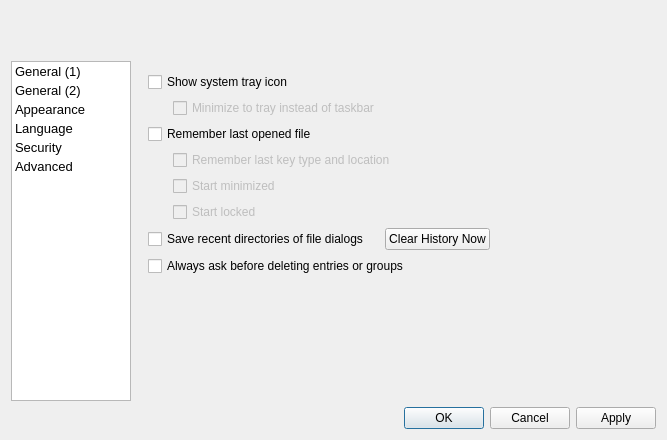
<?xml version="1.0" encoding="UTF-8"?>
<ui version="4.0">
 <class>SettingsDialog</class>
 <widget class="QDialog" name="SettingsDialog">
  <property name="geometry">
   <rect>
    <x>0</x>
    <y>0</y>
    <width>667</width>
    <height>440</height>
   </rect>
  </property>
  <property name="windowTitle">
   <string>Settings</string>
  </property>
  <property name="modal">
   <bool>true</bool>
  </property>
  <layout class="QVBoxLayout">
   <property name="spacing">
    <number>6</number>
   </property>
   <item>
    <spacer>
     <property name="orientation">
      <enum>Qt::Vertical</enum>
     </property>
     <property name="sizeType">
      <enum>QSizePolicy::Fixed</enum>
     </property>
     <property name="sizeHint" stdset="0">
      <size>
       <width>20</width>
       <height>50</height>
      </size>
     </property>
    </spacer>
   </item>
   <item>
    <layout class="QHBoxLayout" name="horizontalLayout">
     <item>
      <widget class="QListWidget" name="listWidget">
       <property name="sizePolicy">
        <sizepolicy hsizetype="Fixed" vsizetype="Expanding">
         <horstretch>0</horstretch>
         <verstretch>0</verstretch>
        </sizepolicy>
       </property>
       <property name="maximumSize">
        <size>
         <width>120</width>
         <height>16777215</height>
        </size>
       </property>
       <property name="font">
        <font>
         <pointsize>10</pointsize>
        </font>
       </property>
       <property name="styleSheet">
        <string notr="true">QListView {
	show-decoration-selected: 1;
}

QListView::item {
	margin-top: 2px;
	margin-bottom: 2px;
}</string>
       </property>
       <property name="selectionBehavior">
        <enum>QAbstractItemView::SelectRows</enum>
       </property>
       <item>
        <property name="text">
         <string>General (1)</string>
        </property>
       </item>
       <item>
        <property name="text">
         <string>General (2)</string>
        </property>
       </item>
       <item>
        <property name="text">
         <string>Appearance</string>
        </property>
       </item>
       <item>
        <property name="text">
         <string>Language</string>
        </property>
       </item>
       <item>
        <property name="text">
         <string>Security</string>
        </property>
       </item>
       <item>
        <property name="text">
         <string>Advanced</string>
        </property>
       </item>
      </widget>
     </item>
     <item>
      <widget class="QStackedWidget" name="stackedWidget">
       <property name="currentIndex">
        <number>0</number>
       </property>
       <widget class="QWidget" name="pageGeneral1">
        <layout class="QVBoxLayout" name="verticalLayout">
         <item>
          <widget class="QCheckBox" name="CheckBox_ShowSysTrayIcon">
           <property name="text">
            <string>Show system tray icon</string>
           </property>
          </widget>
         </item>
         <item>
          <layout class="QHBoxLayout" name="_16">
           <item>
            <spacer>
             <property name="orientation">
              <enum>Qt::Horizontal</enum>
             </property>
             <property name="sizeType">
              <enum>QSizePolicy::Fixed</enum>
             </property>
             <property name="sizeHint" stdset="0">
              <size>
               <width>25</width>
               <height>10</height>
              </size>
             </property>
            </spacer>
           </item>
           <item>
            <widget class="QCheckBox" name="CheckBox_MinimizeTray">
             <property name="enabled">
              <bool>false</bool>
             </property>
             <property name="text">
              <string>Minimize to tray instead of taskbar</string>
             </property>
            </widget>
           </item>
          </layout>
         </item>
         <item>
          <layout class="QVBoxLayout" name="_18">
           <item>
            <widget class="QCheckBox" name="CheckBox_OpenLast">
             <property name="text">
              <string>Remember last opened file</string>
             </property>
            </widget>
           </item>
           <item>
            <layout class="QHBoxLayout" name="_19">
             <item>
              <spacer>
               <property name="orientation">
                <enum>Qt::Horizontal</enum>
               </property>
               <property name="sizeType">
                <enum>QSizePolicy::Fixed</enum>
               </property>
               <property name="sizeHint" stdset="0">
                <size>
                 <width>25</width>
                 <height>10</height>
                </size>
               </property>
              </spacer>
             </item>
             <item>
              <widget class="QCheckBox" name="CheckBox_RememberLastKey">
               <property name="enabled">
                <bool>false</bool>
               </property>
               <property name="text">
                <string>Remember last key type and location</string>
               </property>
              </widget>
             </item>
            </layout>
           </item>
           <item>
            <layout class="QHBoxLayout" name="_20">
             <item>
              <spacer>
               <property name="orientation">
                <enum>Qt::Horizontal</enum>
               </property>
               <property name="sizeType">
                <enum>QSizePolicy::Fixed</enum>
               </property>
               <property name="sizeHint" stdset="0">
                <size>
                 <width>25</width>
                 <height>10</height>
                </size>
               </property>
              </spacer>
             </item>
             <item>
              <widget class="QCheckBox" name="CheckBox_StartMinimized">
               <property name="enabled">
                <bool>false</bool>
               </property>
               <property name="text">
                <string>Start minimized</string>
               </property>
              </widget>
             </item>
            </layout>
           </item>
           <item>
            <layout class="QHBoxLayout" name="_21">
             <item>
              <spacer>
               <property name="orientation">
                <enum>Qt::Horizontal</enum>
               </property>
               <property name="sizeType">
                <enum>QSizePolicy::Fixed</enum>
               </property>
               <property name="sizeHint" stdset="0">
                <size>
                 <width>25</width>
                 <height>10</height>
                </size>
               </property>
              </spacer>
             </item>
             <item>
              <widget class="QCheckBox" name="CheckBox_StartLocked">
               <property name="enabled">
                <bool>false</bool>
               </property>
               <property name="text">
                <string>Start locked</string>
               </property>
              </widget>
             </item>
            </layout>
           </item>
          </layout>
         </item>
         <item>
          <layout class="QHBoxLayout" name="_22">
           <property name="spacing">
            <number>6</number>
           </property>
           <item>
            <widget class="QCheckBox" name="checkBox_SaveFileDlgHistory">
             <property name="text">
              <string>Save recent directories of file dialogs</string>
             </property>
            </widget>
           </item>
           <item>
            <spacer>
             <property name="orientation">
              <enum>Qt::Horizontal</enum>
             </property>
             <property name="sizeType">
              <enum>QSizePolicy::Fixed</enum>
             </property>
             <property name="sizeHint" stdset="0">
              <size>
               <width>10</width>
               <height>20</height>
              </size>
             </property>
            </spacer>
           </item>
           <item>
            <widget class="QPushButton" name="Button_ClearFileDlgHistory">
             <property name="text">
              <string>Clear History Now</string>
             </property>
            </widget>
           </item>
           <item>
            <spacer>
             <property name="orientation">
              <enum>Qt::Horizontal</enum>
             </property>
             <property name="sizeHint" stdset="0">
              <size>
               <width>40</width>
               <height>20</height>
              </size>
             </property>
            </spacer>
           </item>
          </layout>
         </item>
         <item>
          <widget class="QCheckBox" name="checkBox_AskBeforeDelete">
           <property name="text">
            <string>Always ask before deleting entries or groups</string>
           </property>
          </widget>
         </item>
         <item>
          <spacer>
           <property name="orientation">
            <enum>Qt::Vertical</enum>
           </property>
           <property name="sizeHint" stdset="0">
            <size>
             <width>1</width>
             <height>1</height>
            </size>
           </property>
          </spacer>
         </item>
        </layout>
       </widget>
       <widget class="QWidget" name="pageGeneral2">
        <layout class="QVBoxLayout" name="verticalLayout_2">
         <item>
          <widget class="QCheckBox" name="CheckBox_Backup">
           <property name="text">
            <string>Save backups of modified entries into the 'Backup' group</string>
           </property>
          </widget>
         </item>
         <item>
          <layout class="QHBoxLayout" name="horizontalLayout_2">
           <item>
            <spacer>
             <property name="orientation">
              <enum>Qt::Horizontal</enum>
             </property>
             <property name="sizeType">
              <enum>QSizePolicy::Fixed</enum>
             </property>
             <property name="sizeHint" stdset="0">
              <size>
               <width>25</width>
               <height>10</height>
              </size>
             </property>
            </spacer>
           </item>
           <item>
            <widget class="QCheckBox" name="CheckBox_BackupDelete">
             <property name="enabled">
              <bool>false</bool>
             </property>
             <property name="text">
              <string>Delete backup entries older than:</string>
             </property>
            </widget>
           </item>
           <item>
            <widget class="QSpinBox" name="SpinBox_BackupDeleteAfter">
             <property name="enabled">
              <bool>false</bool>
             </property>
             <property name="sizePolicy">
              <sizepolicy hsizetype="Fixed" vsizetype="Fixed">
               <horstretch>0</horstretch>
               <verstretch>0</verstretch>
              </sizepolicy>
             </property>
             <property name="minimum">
              <number>1</number>
             </property>
             <property name="maximum">
              <number>999</number>
             </property>
            </widget>
           </item>
           <item>
            <widget class="QLabel" name="label">
             <property name="text">
              <string>days</string>
             </property>
            </widget>
           </item>
          </layout>
         </item>
         <item>
          <widget class="QCheckBox" name="CheckBox_AutoSave">
           <property name="text">
            <string>Automatically save database on exit and workspace locking</string>
           </property>
          </widget>
         </item>
         <item>
          <widget class="QCheckBox" name="CheckBox_AutoSaveChange">
           <property name="text">
            <string>Automatically save database after every change</string>
           </property>
          </widget>
         </item>
         <item>
          <spacer name="verticalSpacer">
           <property name="orientation">
            <enum>Qt::Vertical</enum>
           </property>
           <property name="sizeHint" stdset="0">
            <size>
             <width>1</width>
             <height>1</height>
            </size>
           </property>
          </spacer>
         </item>
        </layout>
       </widget>
       <widget class="QWidget" name="pageAppearance">
        <layout class="QVBoxLayout" name="verticalLayout_3">
         <item>
          <widget class="QGroupBox" name="groupBox1">
           <property name="title">
            <string>Banner Color</string>
           </property>
           <layout class="QVBoxLayout" name="_23">
            <property name="spacing">
             <number>6</number>
            </property>
            <item>
             <layout class="QGridLayout" name="_24">
              <property name="spacing">
               <number>6</number>
              </property>
              <item row="1" column="0">
               <widget class="QLabel" name="textLabel2_2">
                <property name="text">
                 <string>Text Color:</string>
                </property>
               </widget>
              </item>
              <item row="0" column="3">
               <spacer>
                <property name="orientation">
                 <enum>Qt::Horizontal</enum>
                </property>
                <property name="sizeType">
                 <enum>QSizePolicy::Fixed</enum>
                </property>
                <property name="sizeHint" stdset="0">
                 <size>
                  <width>40</width>
                  <height>20</height>
                 </size>
                </property>
               </spacer>
              </item>
              <item row="1" column="2">
               <widget class="QPushButton" name="ButtonTextColor">
                <property name="sizePolicy">
                 <sizepolicy hsizetype="Maximum" vsizetype="Fixed">
                  <horstretch>0</horstretch>
                  <verstretch>0</verstretch>
                 </sizepolicy>
                </property>
                <property name="minimumSize">
                 <size>
                  <width>0</width>
                  <height>23</height>
                 </size>
                </property>
                <property name="maximumSize">
                 <size>
                  <width>16777215</width>
                  <height>23</height>
                 </size>
                </property>
                <property name="text">
                 <string>Change...</string>
                </property>
               </widget>
              </item>
              <item row="0" column="4">
               <widget class="QLabel" name="textLabel3">
                <property name="sizePolicy">
                 <sizepolicy hsizetype="Maximum" vsizetype="Preferred">
                  <horstretch>0</horstretch>
                  <verstretch>0</verstretch>
                 </sizepolicy>
                </property>
                <property name="text">
                 <string>Color 2:</string>
                </property>
               </widget>
              </item>
              <item row="0" column="1">
               <widget class="QLabel" name="pixmColor1">
                <property name="sizePolicy">
                 <sizepolicy hsizetype="Maximum" vsizetype="Fixed">
                  <horstretch>0</horstretch>
                  <verstretch>0</verstretch>
                 </sizepolicy>
                </property>
                <property name="minimumSize">
                 <size>
                  <width>23</width>
                  <height>23</height>
                 </size>
                </property>
                <property name="maximumSize">
                 <size>
                  <width>23</width>
                  <height>23</height>
                 </size>
                </property>
                <property name="text">
                 <string/>
                </property>
               </widget>
              </item>
              <item row="1" column="1">
               <widget class="QLabel" name="pixmTextColor">
                <property name="sizePolicy">
                 <sizepolicy hsizetype="Maximum" vsizetype="Fixed">
                  <horstretch>0</horstretch>
                  <verstretch>0</verstretch>
                 </sizepolicy>
                </property>
                <property name="minimumSize">
                 <size>
                  <width>23</width>
                  <height>23</height>
                 </size>
                </property>
                <property name="maximumSize">
                 <size>
                  <width>23</width>
                  <height>23</height>
                 </size>
                </property>
                <property name="scaledContents">
                 <bool>true</bool>
                </property>
               </widget>
              </item>
              <item row="0" column="6">
               <widget class="QPushButton" name="ButtonColor2">
                <property name="sizePolicy">
                 <sizepolicy hsizetype="Maximum" vsizetype="Fixed">
                  <horstretch>0</horstretch>
                  <verstretch>0</verstretch>
                 </sizepolicy>
                </property>
                <property name="minimumSize">
                 <size>
                  <width>0</width>
                  <height>23</height>
                 </size>
                </property>
                <property name="maximumSize">
                 <size>
                  <width>16777215</width>
                  <height>23</height>
                 </size>
                </property>
                <property name="text">
                 <string>Change...</string>
                </property>
               </widget>
              </item>
              <item row="0" column="5">
               <widget class="QLabel" name="pixmColor2">
                <property name="sizePolicy">
                 <sizepolicy hsizetype="Maximum" vsizetype="Fixed">
                  <horstretch>0</horstretch>
                  <verstretch>0</verstretch>
                 </sizepolicy>
                </property>
                <property name="minimumSize">
                 <size>
                  <width>23</width>
                  <height>23</height>
                 </size>
                </property>
                <property name="maximumSize">
                 <size>
                  <width>23</width>
                  <height>23</height>
                 </size>
                </property>
                <property name="scaledContents">
                 <bool>true</bool>
                </property>
               </widget>
              </item>
              <item row="0" column="2">
               <widget class="QPushButton" name="ButtonColor1">
                <property name="sizePolicy">
                 <sizepolicy hsizetype="Maximum" vsizetype="Fixed">
                  <horstretch>0</horstretch>
                  <verstretch>0</verstretch>
                 </sizepolicy>
                </property>
                <property name="minimumSize">
                 <size>
                  <width>0</width>
                  <height>23</height>
                 </size>
                </property>
                <property name="maximumSize">
                 <size>
                  <width>16777215</width>
                  <height>23</height>
                 </size>
                </property>
                <property name="text">
                 <string>C&amp;hange...</string>
                </property>
               </widget>
              </item>
              <item row="0" column="0">
               <widget class="QLabel" name="textLabel1_2">
                <property name="sizePolicy">
                 <sizepolicy hsizetype="Maximum" vsizetype="Preferred">
                  <horstretch>0</horstretch>
                  <verstretch>0</verstretch>
                 </sizepolicy>
                </property>
                <property name="text">
                 <string>Color 1:</string>
                </property>
               </widget>
              </item>
              <item row="0" column="7">
               <spacer>
                <property name="orientation">
                 <enum>Qt::Horizontal</enum>
                </property>
                <property name="sizeType">
                 <enum>QSizePolicy::Minimum</enum>
                </property>
                <property name="sizeHint" stdset="0">
                 <size>
                  <width>40</width>
                  <height>20</height>
                 </size>
                </property>
               </spacer>
              </item>
             </layout>
            </item>
           </layout>
          </widget>
         </item>
         <item>
          <widget class="QCheckBox" name="CheckBox_AlwaysOnTop">
           <property name="text">
            <string>Show window always on top</string>
           </property>
          </widget>
         </item>
         <item>
          <widget class="QCheckBox" name="CheckBox_AlternatingRowColors">
           <property name="text">
            <string>Alternating Row Colors</string>
           </property>
          </widget>
         </item>
         <item>
          <layout class="QHBoxLayout" name="_25">
           <property name="spacing">
            <number>6</number>
           </property>
           <item>
            <widget class="QPushButton" name="Button_CustomizeEntryDetails">
             <property name="text">
              <string>Customize Entry Detail View...</string>
             </property>
            </widget>
           </item>
           <item>
            <spacer>
             <property name="orientation">
              <enum>Qt::Horizontal</enum>
             </property>
             <property name="sizeHint" stdset="0">
              <size>
               <width>40</width>
               <height>20</height>
              </size>
             </property>
            </spacer>
           </item>
          </layout>
         </item>
         <item>
          <layout class="QHBoxLayout" name="_26">
           <item>
            <layout class="QGridLayout" name="_27">
             <property name="spacing">
              <number>6</number>
             </property>
             <item row="0" column="0">
              <widget class="QLabel" name="label_3">
               <property name="text">
                <string>Group tree at start-up:</string>
               </property>
              </widget>
             </item>
             <item row="0" column="1">
              <widget class="QRadioButton" name="Radio_GroupTreeRestore">
               <property name="text">
                <string>Restore last state</string>
               </property>
              </widget>
             </item>
             <item row="1" column="1">
              <widget class="QRadioButton" name="Radio_GroupTreeExpand">
               <property name="text">
                <string>Expand all items</string>
               </property>
              </widget>
             </item>
             <item row="2" column="1">
              <widget class="QRadioButton" name="Radio_GroupTreeDoNothing">
               <property name="text">
                <string>Do not expand any item</string>
               </property>
              </widget>
             </item>
            </layout>
           </item>
           <item>
            <spacer>
             <property name="orientation">
              <enum>Qt::Horizontal</enum>
             </property>
             <property name="sizeHint" stdset="0">
              <size>
               <width>40</width>
               <height>20</height>
              </size>
             </property>
            </spacer>
           </item>
          </layout>
         </item>
         <item>
          <spacer name="spacer_2">
           <property name="orientation">
            <enum>Qt::Vertical</enum>
           </property>
           <property name="sizeHint" stdset="0">
            <size>
             <width>1</width>
             <height>1</height>
            </size>
           </property>
          </spacer>
         </item>
        </layout>
       </widget>
       <widget class="QWidget" name="pageLanguage">
        <layout class="QVBoxLayout" name="verticalLayout_8">
         <item>
          <layout class="QHBoxLayout" name="horizontalLayout_3">
           <item>
            <widget class="QListWidget" name="listSelectLanguage">
             <property name="selectionBehavior">
              <enum>QAbstractItemView::SelectRows</enum>
             </property>
            </widget>
           </item>
           <item>
            <spacer name="horizontalSpacer">
             <property name="orientation">
              <enum>Qt::Horizontal</enum>
             </property>
             <property name="sizeHint" stdset="0">
              <size>
               <width>40</width>
               <height>20</height>
              </size>
             </property>
            </spacer>
           </item>
          </layout>
         </item>
         <item>
          <layout class="QGridLayout" name="gridLayout">
           <item row="0" column="0">
            <widget class="QLabel" name="label_7">
             <property name="text">
              <string>Language:</string>
             </property>
            </widget>
           </item>
           <item row="1" column="0">
            <widget class="QLabel" name="label_8">
             <property name="text">
              <string>Author:</string>
             </property>
            </widget>
           </item>
           <item row="0" column="1">
            <widget class="QLabel" name="labelLang">
             <property name="text">
              <string/>
             </property>
            </widget>
           </item>
           <item row="1" column="1">
            <widget class="QLabel" name="labelAuthor">
             <property name="text">
              <string/>
             </property>
            </widget>
           </item>
           <item row="0" column="2">
            <spacer name="horizontalSpacer_2">
             <property name="orientation">
              <enum>Qt::Horizontal</enum>
             </property>
             <property name="sizeHint" stdset="0">
              <size>
               <width>40</width>
               <height>20</height>
              </size>
             </property>
            </spacer>
           </item>
          </layout>
         </item>
         <item>
          <spacer name="verticalSpacer_2">
           <property name="orientation">
            <enum>Qt::Vertical</enum>
           </property>
           <property name="sizeHint" stdset="0">
            <size>
             <width>1</width>
             <height>1</height>
            </size>
           </property>
          </spacer>
         </item>
        </layout>
       </widget>
       <widget class="QWidget" name="pageSecurity">
        <layout class="QVBoxLayout" name="verticalLayout_4">
         <item>
          <widget class="QGroupBox" name="groupBox_2">
           <property name="sizePolicy">
            <sizepolicy hsizetype="Preferred" vsizetype="Minimum">
             <horstretch>0</horstretch>
             <verstretch>0</verstretch>
            </sizepolicy>
           </property>
           <property name="title">
            <string>Show plain text passwords in:</string>
           </property>
           <layout class="QVBoxLayout" name="_28">
            <property name="spacing">
             <number>0</number>
            </property>
            <item>
             <widget class="QCheckBox" name="CheckBox_ShowPasswords">
              <property name="text">
               <string>Edit Entry Dialog</string>
              </property>
             </widget>
            </item>
            <item>
             <widget class="QCheckBox" name="CheckBox_ShowPasswords_PasswordDlg">
              <property name="text">
               <string>Database Key Dialog</string>
              </property>
             </widget>
            </item>
           </layout>
          </widget>
         </item>
         <item>
          <layout class="QHBoxLayout" name="_29">
           <property name="spacing">
            <number>6</number>
           </property>
           <item>
            <widget class="QLabel" name="textLabel1">
             <property name="sizePolicy">
              <sizepolicy hsizetype="Maximum" vsizetype="Preferred">
               <horstretch>0</horstretch>
               <verstretch>0</verstretch>
              </sizepolicy>
             </property>
             <property name="text">
              <string>Clear clipboard after:</string>
             </property>
            </widget>
           </item>
           <item>
            <widget class="QSpinBox" name="SpinBox_ClipboardTime">
             <property name="sizePolicy">
              <sizepolicy hsizetype="Preferred" vsizetype="Fixed">
               <horstretch>0</horstretch>
               <verstretch>0</verstretch>
              </sizepolicy>
             </property>
             <property name="maximumSize">
              <size>
               <width>80</width>
               <height>16777215</height>
              </size>
             </property>
             <property name="maximum">
              <number>50000</number>
             </property>
             <property name="value">
              <number>2</number>
             </property>
            </widget>
           </item>
           <item>
            <widget class="QLabel" name="textLabel2">
             <property name="text">
              <string>seconds</string>
             </property>
            </widget>
           </item>
          </layout>
         </item>
         <item>
          <widget class="QCheckBox" name="CheckBox_LockMinimize">
           <property name="text">
            <string>Lock workspace when minimizing the main window</string>
           </property>
          </widget>
         </item>
         <item>
          <layout class="QHBoxLayout" name="_30">
           <item>
            <widget class="QCheckBox" name="CheckBox_InactivityLock">
             <property name="text">
              <string>Lock database after inactivity of</string>
             </property>
            </widget>
           </item>
           <item>
            <widget class="QSpinBox" name="SpinBox_InacitivtyTime">
             <property name="enabled">
              <bool>false</bool>
             </property>
             <property name="sizePolicy">
              <sizepolicy hsizetype="Preferred" vsizetype="Fixed">
               <horstretch>0</horstretch>
               <verstretch>0</verstretch>
              </sizepolicy>
             </property>
             <property name="maximumSize">
              <size>
               <width>80</width>
               <height>16777215</height>
              </size>
             </property>
             <property name="maximum">
              <number>50000</number>
             </property>
            </widget>
           </item>
           <item>
            <widget class="QLabel" name="label_Inactivity">
             <property name="text">
              <string>seconds</string>
             </property>
            </widget>
           </item>
          </layout>
         </item>
         <item>
          <spacer name="spacer_3">
           <property name="orientation">
            <enum>Qt::Vertical</enum>
           </property>
           <property name="sizeHint" stdset="0">
            <size>
             <width>1</width>
             <height>1</height>
            </size>
           </property>
          </spacer>
         </item>
        </layout>
       </widget>
       <widget class="QWidget" name="pageAdvanced">
        <layout class="QVBoxLayout" name="verticalLayout_5">
         <item>
          <widget class="QGroupBox" name="Box_BrowserCmd">
           <property name="title">
            <string>Custom Browser Command</string>
           </property>
           <property name="checkable">
            <bool>true</bool>
           </property>
           <layout class="QHBoxLayout" name="_31">
            <item>
             <widget class="QLineEdit" name="Edit_BrowserCmd"/>
            </item>
            <item>
             <widget class="QPushButton" name="Button_BrowserCmdBrowse">
              <property name="text">
               <string>Browse</string>
              </property>
             </widget>
            </item>
           </layout>
          </widget>
         </item>
         <item>
          <layout class="QHBoxLayout" name="_32">
           <item>
            <widget class="QLabel" name="label_2">
             <property name="text">
              <string>Media Root:</string>
             </property>
             <property name="alignment">
              <set>Qt::AlignRight|Qt::AlignTrailing|Qt::AlignVCenter</set>
             </property>
            </widget>
           </item>
           <item>
            <widget class="QLineEdit" name="Edit_MountDir">
             <property name="whatsThis">
              <string>The directory where storage devices like CDs and memory sticks are normally mounted.</string>
             </property>
            </widget>
           </item>
           <item>
            <widget class="QPushButton" name="Button_MountDirBrowse">
             <property name="text">
              <string>Browse...</string>
             </property>
            </widget>
           </item>
          </layout>
         </item>
         <item>
          <widget class="QCheckBox" name="CheckBox_SaveRelativePaths">
           <property name="whatsThis">
            <string>Enable this if you want to use your bookmarks and the last opened file independet from their absolute paths. This is especially useful when using KeePassX portably and therefore with changing mount points in the file system.</string>
           </property>
           <property name="text">
            <string>Save relative paths (bookmarks and last file)</string>
           </property>
          </widget>
         </item>
         <item>
          <widget class="QGroupBox" name="Box_AutoType">
           <property name="title">
            <string>Auto-Type Fine Tuning</string>
           </property>
           <layout class="QGridLayout" name="_33">
            <property name="spacing">
             <number>6</number>
            </property>
            <item row="0" column="1">
             <widget class="QSpinBox" name="SpinBox_AutoTypePreGap">
              <property name="whatsThis">
               <string>Time between the activation of an auto-type action by the user and the first simulated key stroke.</string>
              </property>
              <property name="suffix">
               <string>ms</string>
              </property>
              <property name="maximum">
               <number>10000</number>
              </property>
             </widget>
            </item>
            <item row="0" column="0">
             <widget class="QLabel" name="label_4">
              <property name="text">
               <string>Pre-Gap:</string>
              </property>
              <property name="alignment">
               <set>Qt::AlignRight|Qt::AlignTrailing|Qt::AlignVCenter</set>
              </property>
             </widget>
            </item>
            <item row="0" column="2">
             <spacer>
              <property name="orientation">
               <enum>Qt::Horizontal</enum>
              </property>
              <property name="sizeHint" stdset="0">
               <size>
                <width>40</width>
                <height>20</height>
               </size>
              </property>
             </spacer>
            </item>
            <item row="1" column="0">
             <widget class="QLabel" name="label_5">
              <property name="text">
               <string>Key Stroke Delay:</string>
              </property>
              <property name="alignment">
               <set>Qt::AlignRight|Qt::AlignTrailing|Qt::AlignVCenter</set>
              </property>
             </widget>
            </item>
            <item row="1" column="1">
             <widget class="QSpinBox" name="SpinBox_AutoTypeKeyStrokeDelay">
              <property name="whatsThis">
               <string>Delay between two simulated key strokes. Increase this if Auto-Type is randomly skipping characters.</string>
              </property>
              <property name="suffix">
               <string>ms</string>
              </property>
              <property name="maximum">
               <number>10000</number>
              </property>
             </widget>
            </item>
           </layout>
          </widget>
         </item>
         <item>
          <layout class="QHBoxLayout" name="_34">
           <item>
            <widget class="QLabel" name="Label_GlobalShortcut">
             <property name="text">
              <string>Global Auto-Type Shortcut:</string>
             </property>
            </widget>
           </item>
           <item>
            <widget class="ShortcutWidget" name="Edit_GlobalShortcut">
             <property name="readOnly">
              <bool>true</bool>
             </property>
            </widget>
           </item>
           <item>
            <spacer>
             <property name="orientation">
              <enum>Qt::Horizontal</enum>
             </property>
             <property name="sizeHint" stdset="0">
              <size>
               <width>40</width>
               <height>20</height>
              </size>
             </property>
            </spacer>
           </item>
          </layout>
         </item>
         <item>
          <widget class="QCheckBox" name="CheckBox_EntryTitlesMatch">
           <property name="text">
            <string>Use entries' title to match the window for Global Auto-Type</string>
           </property>
          </widget>
         </item>
         <item>
          <spacer name="spacer_4">
           <property name="orientation">
            <enum>Qt::Vertical</enum>
           </property>
           <property name="sizeHint" stdset="0">
            <size>
             <width>1</width>
             <height>1</height>
            </size>
           </property>
          </spacer>
         </item>
        </layout>
       </widget>
       <widget class="QWidget" name="pageFeatures">
        <layout class="QVBoxLayout" name="verticalLayout_6">
         <item>
          <widget class="QLabel" name="label_6">
           <property name="text">
            <string>You can disable several features of KeePassX here according to your needs in order to keep the user interface slim.</string>
           </property>
           <property name="wordWrap">
            <bool>true</bool>
           </property>
          </widget>
         </item>
         <item>
          <widget class="QCheckBox" name="CheckBox_FeatureBookmarks">
           <property name="text">
            <string>Bookmarks</string>
           </property>
          </widget>
         </item>
         <item>
          <spacer name="spacer_5">
           <property name="orientation">
            <enum>Qt::Vertical</enum>
           </property>
           <property name="sizeHint" stdset="0">
            <size>
             <width>1</width>
             <height>1</height>
            </size>
           </property>
          </spacer>
         </item>
        </layout>
       </widget>
       <widget class="QWidget" name="pageDesktop">
        <layout class="QVBoxLayout" name="verticalLayout_7">
         <item>
          <widget class="QGroupBox" name="groupBox">
           <property name="sizePolicy">
            <sizepolicy hsizetype="Preferred" vsizetype="Minimum">
             <horstretch>0</horstretch>
             <verstretch>0</verstretch>
            </sizepolicy>
           </property>
           <property name="title">
            <string>Plug-Ins</string>
           </property>
           <layout class="QVBoxLayout" name="_35">
            <property name="spacing">
             <number>6</number>
            </property>
            <item>
             <widget class="QRadioButton" name="Radio_IntPlugin_None">
              <property name="text">
               <string>None</string>
              </property>
             </widget>
            </item>
            <item>
             <widget class="QRadioButton" name="Radio_IntPlugin_Gnome">
              <property name="text">
               <string>Gnome Desktop Integration (Gtk 2.x)</string>
              </property>
             </widget>
            </item>
            <item>
             <widget class="QRadioButton" name="Radio_IntPlugin_Kde">
              <property name="text">
               <string>KDE 4 Desktop Integration</string>
              </property>
             </widget>
            </item>
           </layout>
          </widget>
         </item>
         <item>
          <layout class="QHBoxLayout" name="_36">
           <property name="spacing">
            <number>6</number>
           </property>
           <item>
            <widget class="QLabel" name="Label_IntPlugin_Info">
             <property name="text">
              <string>You need to restart the program before the changes take effect.</string>
             </property>
            </widget>
           </item>
           <item>
            <spacer>
             <property name="orientation">
              <enum>Qt::Horizontal</enum>
             </property>
             <property name="sizeHint" stdset="0">
              <size>
               <width>40</width>
               <height>20</height>
              </size>
             </property>
            </spacer>
           </item>
           <item>
            <widget class="QPushButton" name="IntPlugin_Button_Config">
             <property name="text">
              <string>Configure...</string>
             </property>
            </widget>
           </item>
          </layout>
         </item>
         <item>
          <spacer name="spacer_6">
           <property name="orientation">
            <enum>Qt::Vertical</enum>
           </property>
           <property name="sizeHint" stdset="0">
            <size>
             <width>1</width>
             <height>1</height>
            </size>
           </property>
          </spacer>
         </item>
        </layout>
       </widget>
      </widget>
     </item>
    </layout>
   </item>
   <item>
    <widget class="QDialogButtonBox" name="DialogButtons">
     <property name="orientation">
      <enum>Qt::Horizontal</enum>
     </property>
     <property name="standardButtons">
      <set>QDialogButtonBox::Apply|QDialogButtonBox::Cancel|QDialogButtonBox::Ok</set>
     </property>
    </widget>
   </item>
  </layout>
 </widget>
 <layoutdefault spacing="6" margin="11"/>
 <customwidgets>
  <customwidget>
   <class>ShortcutWidget</class>
   <extends>QLineEdit</extends>
   <header>lib/ShortcutWidget.h</header>
  </customwidget>
 </customwidgets>
 <tabstops>
  <tabstop>listWidget</tabstop>
  <tabstop>CheckBox_ShowSysTrayIcon</tabstop>
  <tabstop>CheckBox_MinimizeTray</tabstop>
  <tabstop>CheckBox_OpenLast</tabstop>
  <tabstop>CheckBox_RememberLastKey</tabstop>
  <tabstop>CheckBox_StartMinimized</tabstop>
  <tabstop>CheckBox_StartLocked</tabstop>
  <tabstop>checkBox_SaveFileDlgHistory</tabstop>
  <tabstop>Button_ClearFileDlgHistory</tabstop>
  <tabstop>checkBox_AskBeforeDelete</tabstop>
  <tabstop>CheckBox_Backup</tabstop>
  <tabstop>CheckBox_BackupDelete</tabstop>
  <tabstop>SpinBox_BackupDeleteAfter</tabstop>
  <tabstop>CheckBox_AutoSave</tabstop>
  <tabstop>CheckBox_AutoSaveChange</tabstop>
  <tabstop>ButtonColor1</tabstop>
  <tabstop>ButtonColor2</tabstop>
  <tabstop>ButtonTextColor</tabstop>
  <tabstop>CheckBox_AlternatingRowColors</tabstop>
  <tabstop>Button_CustomizeEntryDetails</tabstop>
  <tabstop>Radio_GroupTreeRestore</tabstop>
  <tabstop>Radio_GroupTreeExpand</tabstop>
  <tabstop>Radio_GroupTreeDoNothing</tabstop>
  <tabstop>listSelectLanguage</tabstop>
  <tabstop>CheckBox_ShowPasswords</tabstop>
  <tabstop>CheckBox_ShowPasswords_PasswordDlg</tabstop>
  <tabstop>SpinBox_ClipboardTime</tabstop>
  <tabstop>CheckBox_LockMinimize</tabstop>
  <tabstop>CheckBox_InactivityLock</tabstop>
  <tabstop>SpinBox_InacitivtyTime</tabstop>
  <tabstop>Box_BrowserCmd</tabstop>
  <tabstop>Edit_BrowserCmd</tabstop>
  <tabstop>Button_BrowserCmdBrowse</tabstop>
  <tabstop>Edit_MountDir</tabstop>
  <tabstop>Button_MountDirBrowse</tabstop>
  <tabstop>CheckBox_SaveRelativePaths</tabstop>
  <tabstop>SpinBox_AutoTypePreGap</tabstop>
  <tabstop>SpinBox_AutoTypeKeyStrokeDelay</tabstop>
  <tabstop>Edit_GlobalShortcut</tabstop>
  <tabstop>CheckBox_EntryTitlesMatch</tabstop>
  <tabstop>CheckBox_FeatureBookmarks</tabstop>
  <tabstop>Radio_IntPlugin_None</tabstop>
  <tabstop>Radio_IntPlugin_Gnome</tabstop>
  <tabstop>Radio_IntPlugin_Kde</tabstop>
  <tabstop>IntPlugin_Button_Config</tabstop>
  <tabstop>DialogButtons</tabstop>
 </tabstops>
 <resources/>
 <connections/>
</ui>
